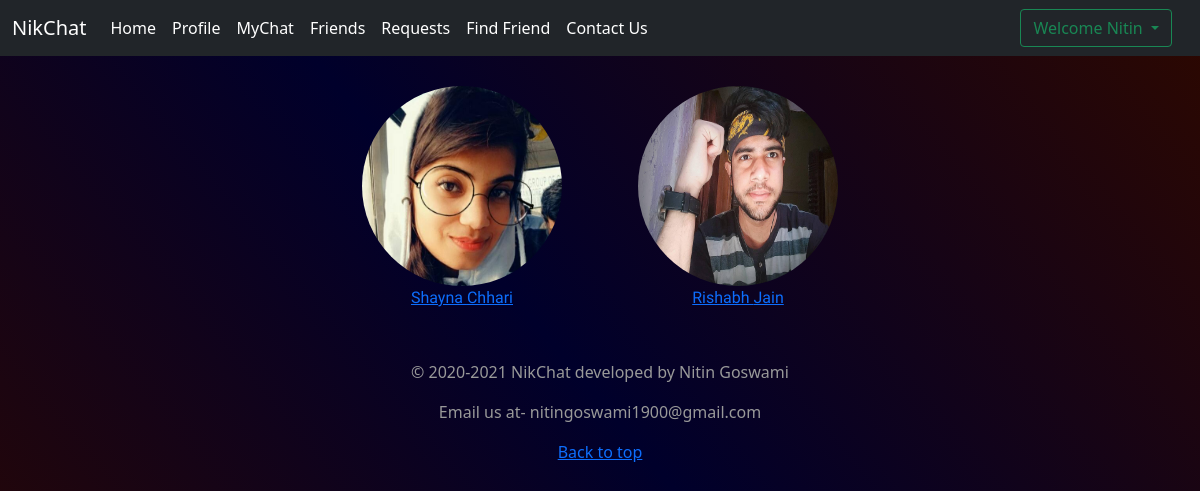
The app's page /friends/1/ (signed in) with its own data.
### aroom/models.py (models this page shows, shortened)
class User(AbstractUser):
    username = None
    email = models.EmailField(unique=True)
    username = models.CharField(max_length=50, default="")
    address = models.TextField(default="")
    image = models.ImageField(upload_to ='pchat/images', null = True, blank = True)
    date = models.DateField()
    USERNAME_FIELD = 'email'
    REQUIRED_FIELDS = []
    object = CustomUserManager()

### aroom/views.py (the view)
# urls.py: path('friends/<int:user_id>/', views.query_friends_list, name='friends'),
def query_friends_list(request, *args, **kwargs):
    context = {}
    user = request.user
    user_id = kwargs.get('user_id')
    account = User.objects.get(id=user_id)
    if user.is_authenticated:
        if user != account:
            friend_list = FriendList.objects.get(user=account)
            if friend_list.is_private:
                friends = "Friend list is private"
            else:
                friends = friend_list.friends.all()
        else:
            friend_list = FriendList.objects.get(user=account)
            friends = friend_list.friends.all()
    else:
        return redirect("/login")
    context['friends'] = friends
    return render(request, 'friends.html', context)

### aroom/templates/friends.html (shortened to what this page needs)
{% extends 'base.html' %}
{% block body %}
{% if friends != "Friend list is private" %}
<div class="container profile">
    {% for friend in friends %}
    <div>
        <div>
            <a href="{% url 'profile:profile' user_id=friend.id %}">
                <div type="submit" id='img'>
                    <img src="/media/{{friend.image}}" alt="">
                </div>
            </a>
        </div>
        <div>
            <a href="{% url 'profile:profile' user_id=friend.id %}">
                <div>
                    <span>{{friend.first_name}} {{friend.last_name}}</span>
                </div>
            </a>
        </div>
    </div>
    {% endfor %}
</div>
{% endif %}
{% endblock body %}

### aroom/templates/base.html (shortened to what this page needs)
<!doctype html>
<html lang="en">
<head>
    <link href="https://cdn.jsdelivr.net/npm/bootstrap@5.0.0-beta1/dist/css/bootstrap.min.css" rel="stylesheet"
>
    <link rel="stylesheet" href="/static/css/neon-button.css">
    <link rel="stylesheet" href="/static/css/contactus.css">
    <link rel="stylesheet" href="/static/css/index.css">
</head>
<body>
    <nav class="navbar navbar-expand-lg navbar-dark bg-dark">
        <div class="container-fluid">
            <a class="navbar-brand" href="#">NikChat</a>
            <div class="collapse navbar-collapse" id="navbarSupportedContent">
                <ul class="navbar-nav me-auto mb-2 mb-lg-0">
                    <li class="nav-item">
                        <a class="nav-link active" aria-current="page" href="/">Home</a>
                    </li>
                    {% if request.user.id != None %}
                    <li class="nav-item">
                        <a class="nav-link active" href="{% url 'profile:profile' user_id=request.user.id %}">Profile</a>
                    </li>
                    <li class="nav-item">
                        <a class="nav-link active" href="{% url 'aroomurl:mychat' chat_id=request.user.id %}">MyChat</a>
                    </li>
                    <li class="nav-item">
                        <a class="nav-link active" href="{% url 'aroomurl:friends' user_id=request.user.id %}">Friends</a>
                    </li>
                    <li class="nav-item">
                        <a class="nav-link active" aria-current="page" href="{% url 'aroomurl:request' user_id=request.user.id %}">Requests</a>
                    </li>
                    <li class="nav-item">
                        <a class="nav-link active" aria-current="page" href="/findfriend">Find Friend</a>
                    </li>
                    {% endif %}
                    <li class="nav-item">
                        <a class="nav-link active" aria-current="page" href="/contactus">Contact Us</a>
                    </li>
                </ul>
                {% if user.is_authenticated %}
                <div class="btn-group mx-2">
                    <button type="button" class="btn btn-outline-success dropdown-toggle" data-bs-toggle="dropdown"
                        aria-expanded="false" style="position: relative; left: -8px; margin:0;">
                        Welcome {{request.user.first_name}}
                    </button>
                </div>
                {% else %}
                <div class="button"><a href="/login" class="btn btn-outline-success mx-2">Login</a></div>
                <div class="button"><a href="/signup" class="btn btn-outline-success">Sign Up</a></div>
                {% endif %}
            </div>
        </div>
    </nav>
    {% block body %} {% endblock body %}
    <footer class="blog-footer">
        <p>&copy; 2020-2021 NikChat developed by Nitin Goswami</p>
        <p>Email us at- nitingoswami1900@gmail.com</p>
        <p>
            <a href="#">Back to top</a>
        </p>
    </footer>
</body>
</html>

### static/css/contactus.css (style rules this page uses)
button { margin-top: 20px; }

### static/css/index.css (style rules this page uses)
::placeholder { text-align: center; color: linear-gradient(50deg, #2d0800, #00002b, #2d0800); }
.container { display: flex; text-align: center; align-items: center; justify-content: center; flex-direction: column; margin: 10px; font-family: 'Courgette', cursive; }

### aroom/templates/base.html (style rules this page uses)
html { min-height: -webkit-fill-available; }
body { background: linear-gradient(50deg, #2d0800, #00002b, #2d0800) center center/cover; color: rgb(211, 187, 196); }
.blog-footer { padding: 2.5rem 0; color: #999; text-align: center; }
.blog-footer p:last-child { margin-bottom: 0; }

### aroom/templates/friends.html (style rules this page uses)
.container img { height: 200px; width: 200px; border-radius: 150px; }
.profile { display: flex; flex-direction: row; flex-wrap: wrap; margin: auto; }
.container { margin: auto; margin-top: 20px; }
#img { border-radius: 150px; padding: 0; }
.profile>div { margin: 10px 38px; }

### records on screen
User: user.first_name "Nitin"
User: image (picture), first_name "Shayna", last_name "Chhari"
User: image (picture), first_name "Rishabh", last_name "Jain"
